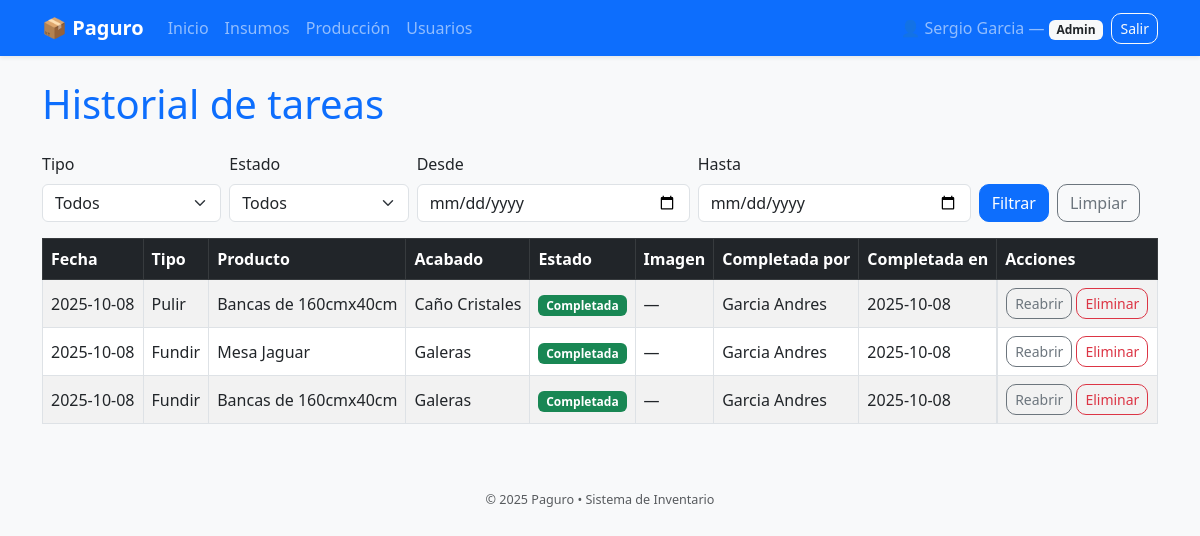
Screenshot of /tareas/historial (signed in) with the database file from the repository.
### app.py (models this page shows)
class Usuario(UserMixin, db.Model):
    __tablename__ = 'usuarios'
    id = db.Column(db.Integer, primary_key=True)
    nombre = db.Column(db.String(100), nullable=False)
    email  = db.Column(db.String(100), unique=True, nullable=False)
    password = db.Column(db.String(200), nullable=False)
    rol = db.Column(db.String(20), nullable=False, default='operario')

class Tarea(db.Model):
    id = db.Column(db.Integer, primary_key=True)
    tipo = db.Column(db.String(20), nullable=False)
    producto = db.Column(db.String(200), nullable=False)
    acabado = db.Column(db.String(120), nullable=False)
    imagen = db.Column(db.String(255))
    fecha = db.Column(db.DateTime, default=datetime.utcnow, nullable=False)
    completada = db.Column(db.Boolean, default=False, nullable=False)
    completada_en = db.Column(db.DateTime)
    completada_por_id = db.Column(db.Integer, db.ForeignKey('usuarios.id'))
    completada_por = db.relationship('Usuario', foreign_keys=[completada_por_id])

### app.py (the view, shortened to what this page needs)
@app.get('/tareas/historial')
@login_required
def historial_tareas():
    tipo = (request.args.get('tipo') or '').lower()
    estado = (request.args.get('estado') or '').lower()
    desde = request.args.get('desde')
    hasta = request.args.get('hasta')
    q = Tarea.query
    if tipo in ('fundir', 'pulir'):
        q = q.filter(Tarea.tipo == tipo)
    if estado in ('pendiente', 'completada'):
        q = q.filter(Tarea.completada.is_(estado == 'completada'))
    if desde:
        try:
            d = datetime.strptime(desde, "%Y-%m-%d")
            q = q.filter(Tarea.fecha >= d)
        except ValueError:
            flash('Fecha "desde" inválida', 'danger')
    tareas = q.order_by(Tarea.fecha.desc(), Tarea.id.desc()).all()
    return render_template('historial_tareas.html',
                           tareas=tareas,
                           sel_tipo=tipo, sel_estado=estado,
                           sel_desde=desde or '', sel_hasta=hasta or '')

### app.py (called while the page is built)
@login_manager.user_loader
def load_user(user_id):
    return db.session.get(Usuario, int(user_id))

@app.context_processor
def inject_active_path():
    from flask import request
    p = getattr(request, "path", "")
    return {"active_path": p, "ap": p}

### templates/historial_tareas.html (shortened to what this page needs)
{% extends "base.html" %}
{% block contenido %}
<h1 class="mb-4 text-primary">Historial de tareas</h1>
<form class="row g-2 mb-3">
  <div class="col-md-2">
    <label class="form-label">Tipo</label>
    <select name="tipo" class="form-select">
      <option value="" {{ '' == sel_tipo and 'selected' or '' }}>Todos</option>
    </select>
  </div>
  <div class="col-md-2">
    <label class="form-label">Estado</label>
    <select name="estado" class="form-select">
      <option value="" {{ '' == sel_estado and 'selected' or '' }}>Todos</option>
    </select>
  </div>
  <div class="col-md-3">
    <label class="form-label">Desde</label>
    <input type="date" name="desde" value="{{ sel_desde }}" class="form-control">
  </div>
  <div class="col-md-3">
    <label class="form-label">Hasta</label>
    <input type="date" name="hasta" value="{{ sel_hasta }}" class="form-control">
  </div>
  <div class="col-md-2 d-flex align-items-end gap-2">
    <button class="btn btn-primary">Filtrar</button>
    <a href="{{ url_for('historial_tareas') }}" class="btn btn-outline-secondary">Limpiar</a>
  </div>
</form>
<div class="table-responsive">
  <table class="table table-bordered table-striped align-middle">
    <thead class="table-dark">
      <tr>
        <th>Fecha</th>
        <th>Tipo</th>
        <th>Producto</th>
        <th>Acabado</th>
        <th>Estado</th>
        <th>Imagen</th>
        <th>Completada por</th>
        <th>Completada en</th>
        <th>Acciones</th>
      </tr>
    </thead>
    <tbody>
      {% for t in tareas %}
      <tr>
        <td>{{ t.fecha and t.fecha.strftime('%Y-%m-%d') or '—' }}</td>
        <td>{{ t.tipo|title }}</td>
        <td>{{ t.producto }}</td>
        <td>{{ t.acabado }}</td>
        <td>
          {% if t.completada %}
            <span class="badge bg-success">Completada</span>
          {% else %}
            <span class="badge bg-warning text-dark">Pendiente</span>
          {% endif %}
        </td>
        <td>
          {% if t.imagen %}
            <a href="{{ url_for('static', filename=t.imagen) }}" target="_blank">Ver</a>
          {% else %}
            —
          {% endif %}
        </td>
        <td>{{ t.completada_por and t.completada_por.nombre or '—' }}</td>
        <td>{{ t.completada_en and t.completada_en.strftime('%Y-%m-%d') or '—' }}</td>
        <td class="d-flex gap-1">
          {% if current_user.rol == 'admin' %}
            {% if t.completada %}
              <form action="{{ url_for('tareas_reabrir', tarea_id=t.id) }}" method="POST">
                <button class="btn btn-sm btn-outline-secondary">Reabrir</button>
              </form>
            {% endif %}
            <form action="{{ url_for('tareas_eliminar', tarea_id=t.id) }}" method="POST"
                  onsubmit="return confirm('¿Eliminar esta tarea?');">
              <button class="btn btn-sm btn-outline-danger">Eliminar</button>
            </form>
          {% endif %}
        </td>
      </tr>
      {% else %}
      <tr><td colspan="9" class="text-center text-muted">Sin tareas</td></tr>
      {% endfor %}
    </tbody>
  </table>
</div>
{% endblock %}

### templates/base.html (shortened to what this page needs)
<!DOCTYPE html>
<html lang="es">
<head>
  <link rel="stylesheet" href="https://cdn.jsdelivr.net/npm/bootstrap@5.3.0/dist/css/bootstrap.min.css">
  <link rel="stylesheet" href="{{ url_for('static', filename='style.css') }}">
</head>
<body class="bg-light">
  {% set ap = active_path|default('') %}
  <nav class="navbar navbar-expand-lg navbar-dark bg-primary shadow-sm">
    <div class="container">
      <a class="navbar-brand fw-bold" href="{{ url_for('dashboard') }}">📦 Paguro</a>
      <div class="collapse navbar-collapse" id="navMain">
        <ul class="navbar-nav me-auto mb-2 mb-lg-0">
          <li class="nav-item">
            <a class="nav-link {% if ap=='/' %}active{% endif %}" href="{{ url_for('dashboard') }}">Inicio</a>
          </li>
          <li class="nav-item">
            <a class="nav-link
                  "
               href="{{ url_for('inventario') }}">Insumos</a>
          </li>
          <li class="nav-item">
            <a class="nav-link
                  "
               href="{{ url_for('produccion') }}">Producción</a>
          </li>
          {% if current_user.is_authenticated and current_user.rol=='admin' %}
          <li class="nav-item">
            <a class="nav-link
               {% if ap.startswith('/usuarios') or ap.startswith('/registrar') %}active{% endif %}"
               href="{{ url_for('usuarios') }}">Usuarios</a>
          </li>
          {% endif %}
        </ul>
        <div class="d-flex align-items-center gap-2">
          {% if current_user.is_authenticated %}
            <span class="navbar-text">
              👤 {{ current_user.nombre }} — <span class="badge bg-light text-dark">{{ current_user.rol|capitalize }}</span>
            </span>
            <a href="{{ url_for('logout') }}" class="btn btn-sm btn-outline-light">Salir</a>
          {% else %}
            <a href="{{ url_for('login') }}" class="btn btn-sm btn-light">Entrar</a>
          {% endif %}
        </div>
      </div>
    </div>
  </nav>
{% set es_insumos = ap.startswith('/inventario')
                     or ap.startswith('/insumos')
                     or ap.startswith('/movimiento') and not ap.startswith('/movimiento-produccion')
                     or (ap.startswith('/historial') and not ap.startswith('/historial-produccion')) %}
{% set es_prod = ap.startswith('/produccion')
                 or ap.startswith('/productos')
                 or ap.startswith('/movimiento-produccion')
                 or ap.startswith('/historial-produccion') %}
{% set es_users = ap.startswith('/usuarios') or ap.startswith('/registrar') %}
  <div class="container mt-4">
    {% block contenido %}{% endblock %}
  </div>
  <footer class="text-center text-muted mt-5 mb-3">
    <small>© 2025 Paguro • Sistema de Inventario </small>
  </footer>
</body>
</html>

### static/style.css (style rules this page uses)
body { background-color: #f5f7fa; font-family: "Segoe UI", Arial, sans-serif; }
.navbar { background-color: #0d6efd !important; }
.btn { border-radius: 10px; font-weight: 500; }
.table th { background-color: #212529; color: #fff; }
footer { font-size: .9rem; color: #6c757d; }

### rows the page displays
Usuario: nombre "Sergio Garcia", rol "Admin"
Tarea: fecha "2025-10-08", tipo "Pulir", producto "Bancas de 160cmx40cm", acabado "Caño Cristales", completada "Completada", nombre "Garcia Andres", completada_en "2025-10-08"
Tarea: fecha "2025-10-08", tipo "Fundir", producto "Mesa Jaguar", acabado "Galeras", completada "Completada", nombre "Garcia Andres", completada_en "2025-10-08"
Tarea: fecha "2025-10-08", tipo "Fundir", producto "Bancas de 160cmx40cm", acabado "Galeras", completada "Completada", nombre "Garcia Andres", completada_en "2025-10-08"
